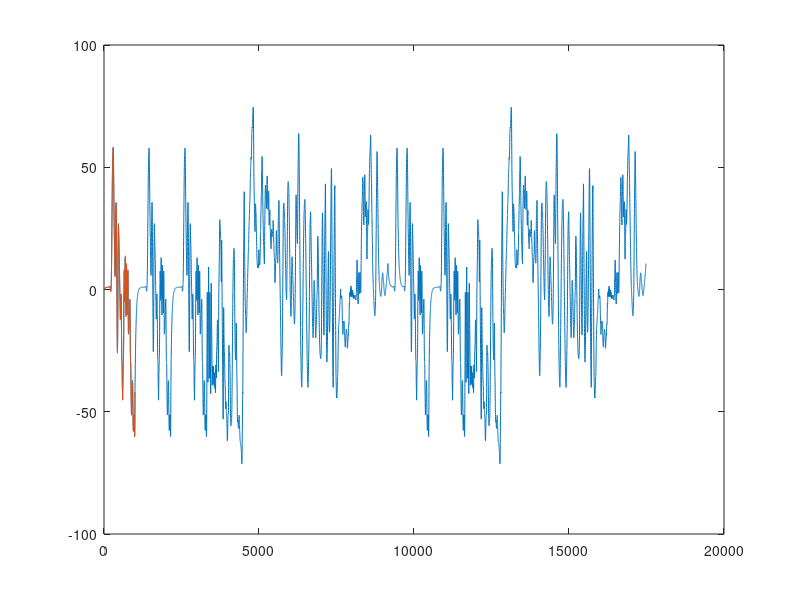

This chart was generated by the following MATLAB code:
function execute_code
  Array_eyantra = csvread('e_yantra_csv_output.csv');
  Array = csvread('output_data.csv');
  col1 = Array(:,1);
  col2 = Array_eyantra(:,1);
  plot(col1);
  hold on;
  plot(col2);
 
endfunction
execute_code                           #do not change this line
